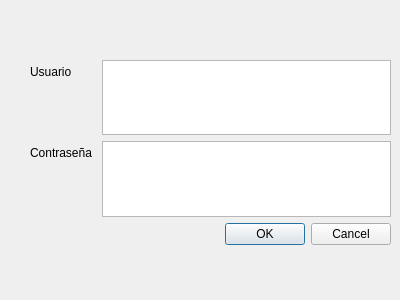
<?xml version="1.0" encoding="UTF-8"?>
<ui version="4.0">
 <class>Dialog</class>
 <widget class="QDialog" name="Dialog">
  <property name="geometry">
   <rect>
    <x>0</x>
    <y>0</y>
    <width>400</width>
    <height>300</height>
   </rect>
  </property>
  <property name="windowTitle">
   <string>Dialog</string>
  </property>
  <widget class="QWidget" name="formLayoutWidget">
   <property name="geometry">
    <rect>
     <x>30</x>
     <y>60</y>
     <width>361</width>
     <height>185</height>
    </rect>
   </property>
   <layout class="QFormLayout" name="formLayout">
    <item row="1" column="0">
     <widget class="QLabel" name="label">
      <property name="text">
       <string>Usuario</string>
      </property>
     </widget>
    </item>
    <item row="2" column="0">
     <widget class="QLabel" name="label_2">
      <property name="text">
       <string>Contraseña </string>
      </property>
     </widget>
    </item>
    <item row="2" column="1">
     <widget class="QTextEdit" name="Contra"/>
    </item>
    <item row="3" column="1">
     <widget class="QDialogButtonBox" name="buttonOk">
      <property name="orientation">
       <enum>Qt::Horizontal</enum>
      </property>
      <property name="standardButtons">
       <set>QDialogButtonBox::Cancel|QDialogButtonBox::Ok</set>
      </property>
     </widget>
    </item>
    <item row="1" column="1">
     <widget class="QTextEdit" name="Usuario"/>
    </item>
   </layout>
  </widget>
 </widget>
 <resources/>
 <connections>
  <connection>
   <sender>buttonOk</sender>
   <signal>accepted()</signal>
   <receiver>Dialog</receiver>
   <slot>accept()</slot>
   <hints>
    <hint type="sourcelabel">
     <x>248</x>
     <y>254</y>
    </hint>
    <hint type="destinationlabel">
     <x>157</x>
     <y>274</y>
    </hint>
   </hints>
  </connection>
  <connection>
   <sender>buttonOk</sender>
   <signal>rejected()</signal>
   <receiver>Dialog</receiver>
   <slot>reject()</slot>
   <hints>
    <hint type="sourcelabel">
     <x>316</x>
     <y>260</y>
    </hint>
    <hint type="destinationlabel">
     <x>286</x>
     <y>274</y>
    </hint>
   </hints>
  </connection>
 </connections>
</ui>
